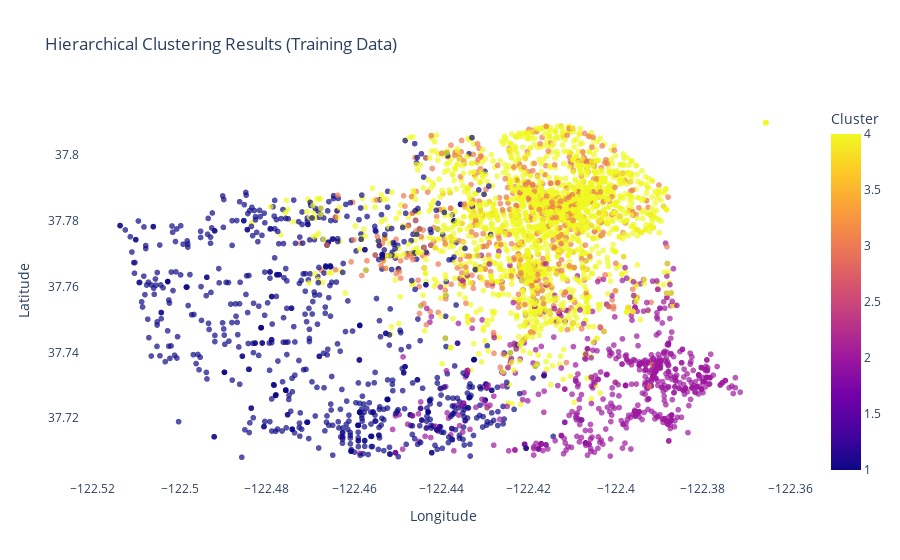

This figure's notebook cell:
### Code cell
import plotly.express as px

fig = px.scatter(sampled_df, x='X', y='Y', color='Cluster',
                 title='Hierarchical Clustering Results (Training Data)',
                 labels={'X': 'Longitude', 'Y': 'Latitude'},
                 color_continuous_scale='Set2' if sampled_df['Cluster'].nunique() > 10 else None,
                 opacity=0.7)

fig.update_traces(marker=dict(size=6))
fig.update_layout(plot_bgcolor='white', paper_bgcolor='white')
fig.show()

### Figure 1 — Plotly figure (JSON) as saved in the notebook; plotly's stock layout.template omitted (floating-point values rounded to 4 significant figures; data arrays with more than 128 entries replaced by an {"elided": "..."} marker saying what was removed)
{"data": [{"hovertemplate": "Longitude=%{x}<br>Latitude=%{y}<br>Cluster=%{marker.color}<extra></extra>", "legendgroup": "", "marker": {"color": {"elided": "5000 int values"}, "coloraxis": "coloraxis", "opacity": 0.7, "size": 6, "symbol": "circle"}, "mode": "markers", "name": "", "showlegend": false, "type": "scattergl", "x": {"elided": "5000 float values"}, "xaxis": "x", "y": {"elided": "5000 float values"}, "yaxis": "y"}], "layout": {"coloraxis": {"colorbar": {"title": {"text": "Cluster"}}, "colorscale": [[0, "#0d0887"], [0.1111, "#46039f"], [0.2222, "#7201a8"], [0.3333, "#9c179e"], [0.4444, "#bd3786"], [0.5556, "#d8576b"], [0.6667, "#ed7953"], [0.7778, "#fb9f3a"], [0.8889, "#fdca26"], [1, "#f0f921"]]}, "legend": {"tracegroupgap": 0}, "paper_bgcolor": "white", "plot_bgcolor": "white", "title": {"text": "Hierarchical Clustering Results (Training Data)"}, "xaxis": {"anchor": "y", "domain": [0, 1], "title": {"text": "Longitude"}}, "yaxis": {"anchor": "x", "domain": [0, 1], "title": {"text": "Latitude"}}}}
